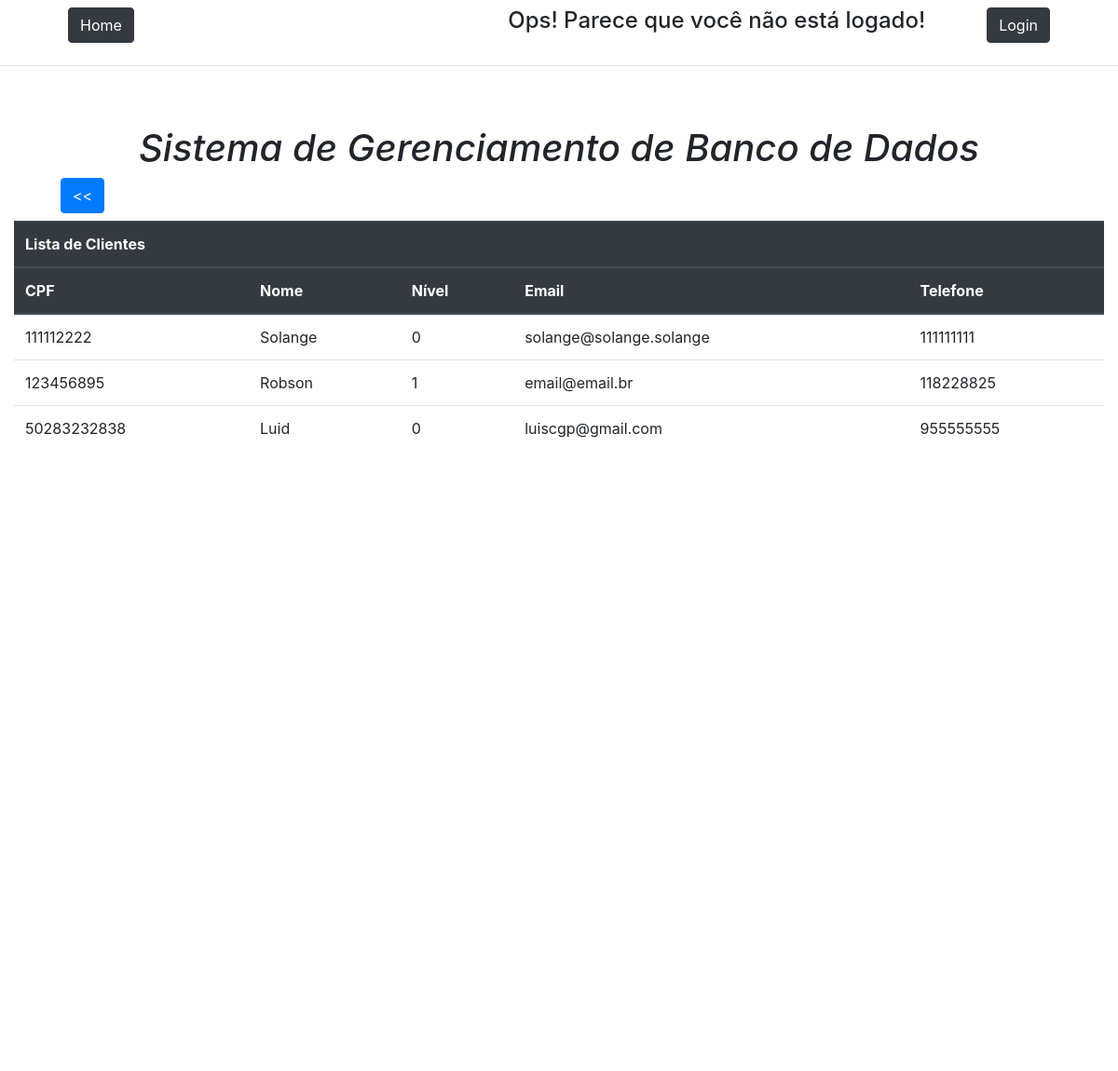
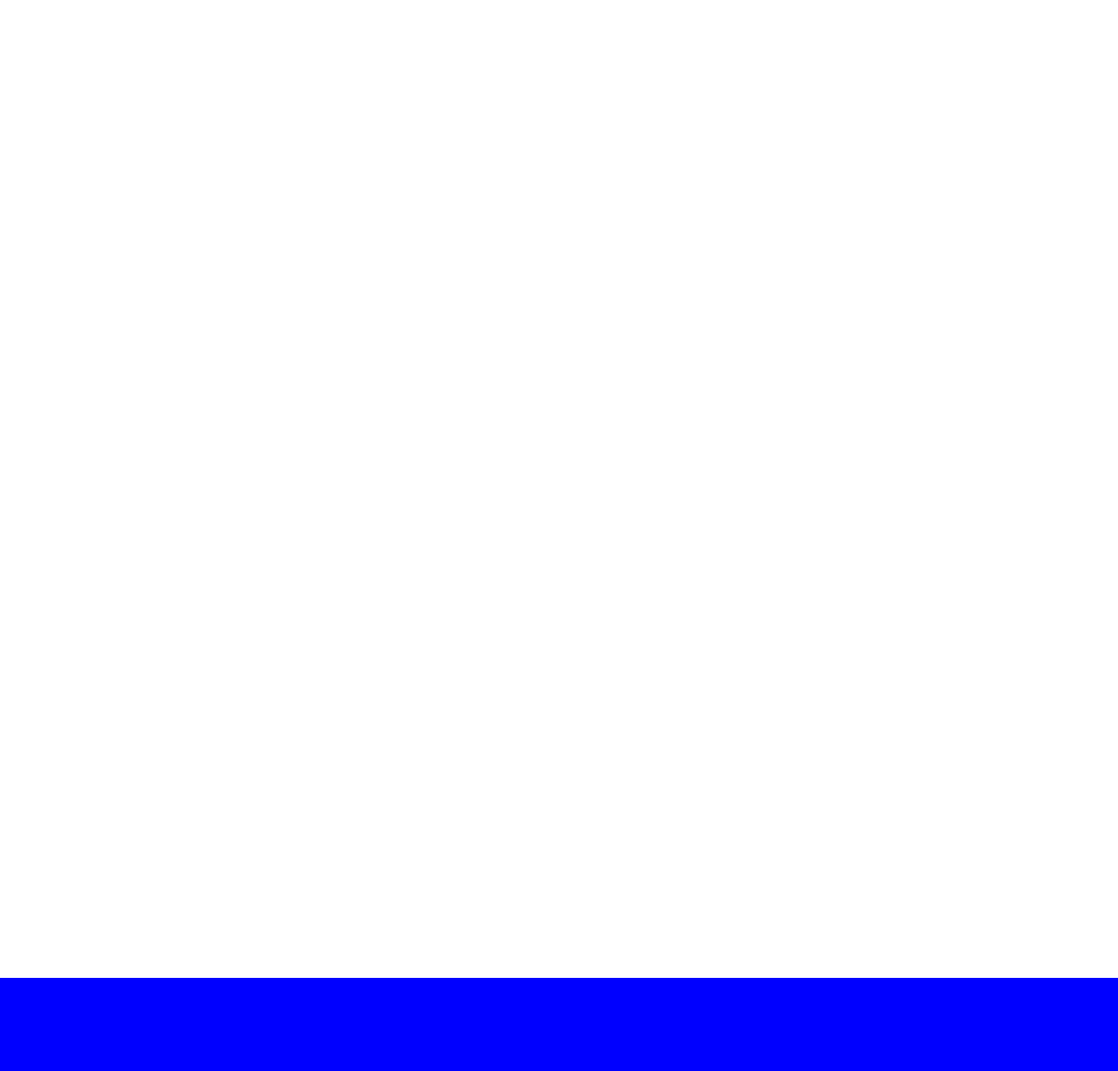
Screenshot of /lista-clientes/ with the database file from the repository (2 pictures, top to bottom).
### core/models.py (models this page shows)
class Cliente(models.Model):
    cpf_cliente = models.IntegerField(primary_key=True, default=0)
    nome_cliente = models.CharField(max_length=30, null=False)
    nivel = models.IntegerField(null=True)
    email = models.CharField(max_length=30, null=False)
    telefone = models.IntegerField(null=True)

### core/views.py (the view)
# urls.py: path('lista-clientes/', views.render_lista_clientes),
def render_lista_clientes(request):
    lista_clientes = Cliente.objects.all().order_by('-nome_cliente')
    return render(request, 'lista-clientes.html', {'lista_clientes':lista_clientes})

### templates/lista-clientes.html (shortened to what this page needs)
{% extends "model-page.html" %}
{% block content %}
<div class="container-fluid">
    <div>
        <h3> <a href="/administrar-cliente"><button type="bac" class="btn btn-primary"><<</button></a></h3>
    </div>
    <table class="table">
        <thead class="thead-dark">
            <tr>
                <th colspan="5">Lista de Clientes</th>
            </tr>
            <tr>
                <th scope="col">CPF</th>
                <th scope="col">Nome</th>
                <th scope="col">Nível</th>
                <th scope="col">Email</th>
                <th scope="col">Telefone</th>
            </tr>
        </thead>
        {% for cliente in lista_clientes %}
        <tr>
            <td>{{ cliente.cpf_cliente}}</td>
            <td>{{ cliente.nome_cliente}}</td>
            <td>{{ cliente.nivel}}</td>
            <td>{{ cliente.email}}</td>
            <td>{{ cliente.telefone}}</td>
        </tr>
        {% endfor %}
    </table>
</div>
{% endblock %}

### static/css/styles.css (style rules this page uses)
button { margin: 0 50px; }

### rows the page displays
Cliente: cpf_cliente "111112222", nome_cliente "Solange", nivel "0", email "solange@solange.solange", telefone "111111111"
Cliente: cpf_cliente "123456895", nome_cliente "Robson", nivel "1", email "email@email.br", telefone "118228825"
Cliente: cpf_cliente "50283232838", nome_cliente "Luid", nivel "0", email "luiscgp@gmail.com", telefone "955555555"
